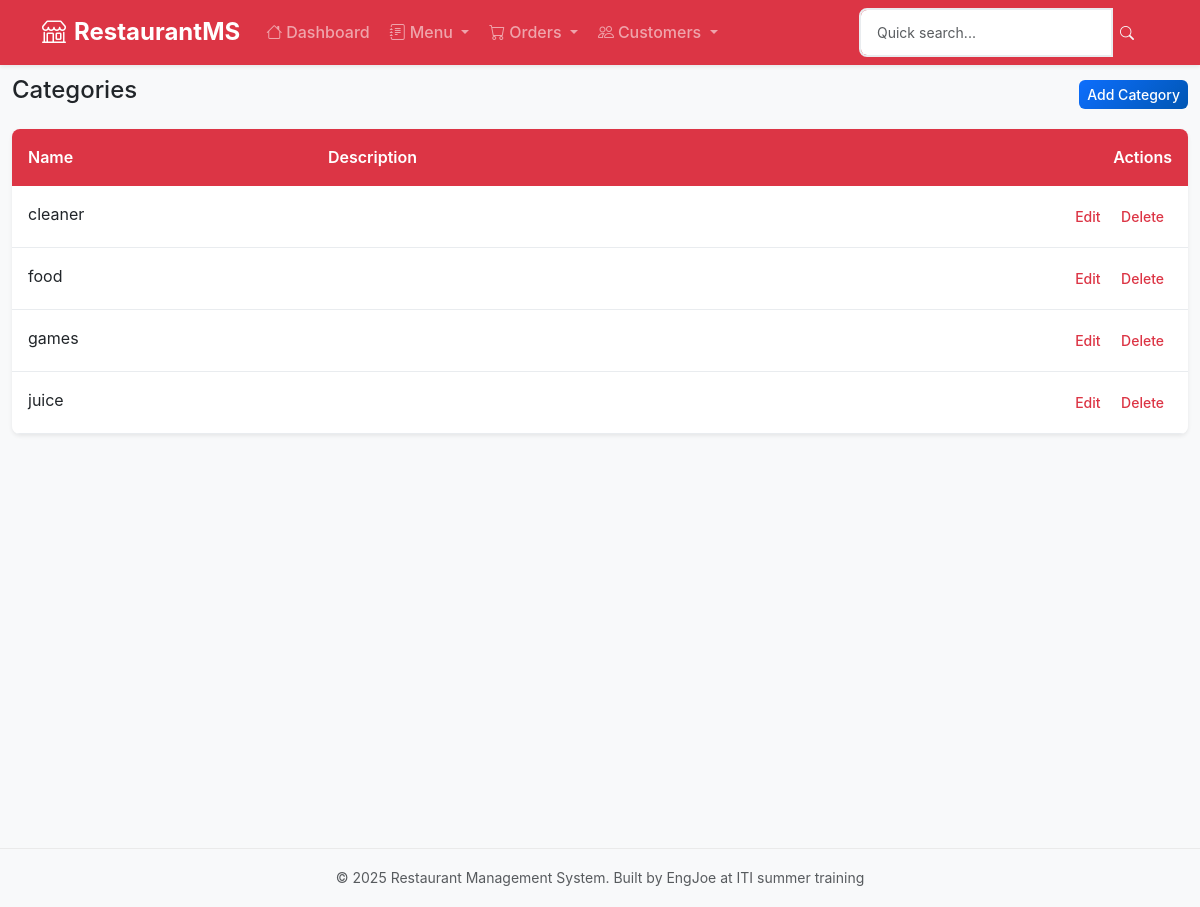
The app's page /menu/categories/ with its own data.
### menu/models.py (models this page shows, shortened)
class Category(models.Model):
    name = models.CharField(max_length=100)
    description = models.TextField(blank=True)
    created_at = models.DateTimeField(auto_now_add=True)
    class Meta:
        verbose_name_plural = "Categories"

### menu/views.py (the view)
# urls.py: path('categories/', views.CategoryListView.as_view(), name='category_list'),
class CategoryListView(ListView):
    model = Category
    template_name = 'menu/category_list.html'
    context_object_name = 'categories'
    paginate_by = 10
    def get_queryset(self):
        return Category.objects.prefetch_related('items').order_by('name')

### menu/templates/menu/category_list.html (shortened to what this page needs)
{% extends 'base.html' %}
{% load crispy_forms_tags %}
{% block content %}
    <div class="d-flex justify-content-between align-items-center mb-3">
        <h4>Categories</h4>
        <a href="{% url 'menu:category_create' %}"
           class="btn btn-sm btn-primary">Add Category</a>
    </div>
    <table class="table table-sm table-hover">
        <thead>
            <tr>
                <th>Name</th>
                <th>Description</th>
                <th class="text-end">Actions</th>
            </tr>
        </thead>
        <tbody>
            {% for cat in categories %}
                <tr>
                    <td>{{ cat.name }}</td>
                    <td class="text-muted small">{{ cat.description|truncatechars:60 }}</td>
                    <td class="text-end">
                        <a href="{% url 'menu:category_edit' cat.pk %}"
                           class="btn btn-sm btn-outline-primary">Edit</a>
                        <a href="{% url 'menu:category_delete' cat.pk %}"
                           class="btn btn-sm btn-outline-danger">Delete</a>
                    </td>
                </tr>
            {% empty %}
                <tr>
                    <td colspan="3">No categories yet.</td>
                </tr>
            {% endfor %}
        </tbody>
    </table>
{% endblock %}

### static/css/custom.css (style rules this page uses)
:root { --primary-color: #0d6efd; --secondary-color: #6c757d; --success-color: #198754; --warning-color: #ffc107; --danger-color: #dc3545; --info-color: #0dcaf0; --light-color: #f8f9fa; --dark-color: #212529; --border-radius: 0.5rem; --box-shadow: 0 0.125rem 0.25rem rgba(0, 0, 0, 0.075); --box-shadow-lg: 0 0.5rem 1rem rgba(0, 0, 0, 0.15); --transition: all 0.3s ease-in-out; }
* { box-sizing: border-box; }
body { font-family: 'Inter', -apple-system, BlinkMacSystemFont, 'Segoe UI', Roboto, sans-serif; background-color: #f8f9fa; line-height: 1.6; }
.btn { border-radius: 0.375rem; font-weight: 500; transition: var(--transition); border: none; }
.btn-primary { background: linear-gradient(135deg, #0d6efd, #0056b3); }
.table { border-radius: var(--border-radius); overflow: hidden; box-shadow: var(--box-shadow); }
.table thead th { background-color: var(--primary-color); color: white; font-weight: 600; border: none; padding: 1rem; }
.table tbody tr { transition: var(--transition); }
.table td { padding: 1rem; border-color: #e9ecef; }

### templates/base.html (style rules this page uses)
:root { --primary-color: #dc3545; --secondary-color: #6c757d; --success-color: #198754; --warning-color: #ffc107; --danger-color: #dc3545; --info-color: #0dcaf0; }
.btn-primary, .bg-primary { background-color: var(--primary-color) !important; border-color: var(--primary-color) !important; }
.btn-outline-primary { border-color: var(--primary-color) !important; color: var(--primary-color) !important; }

### records on screen
Category: name "cleaner"
Category: name "food"
Category: name "games"
Category: name "juice"
